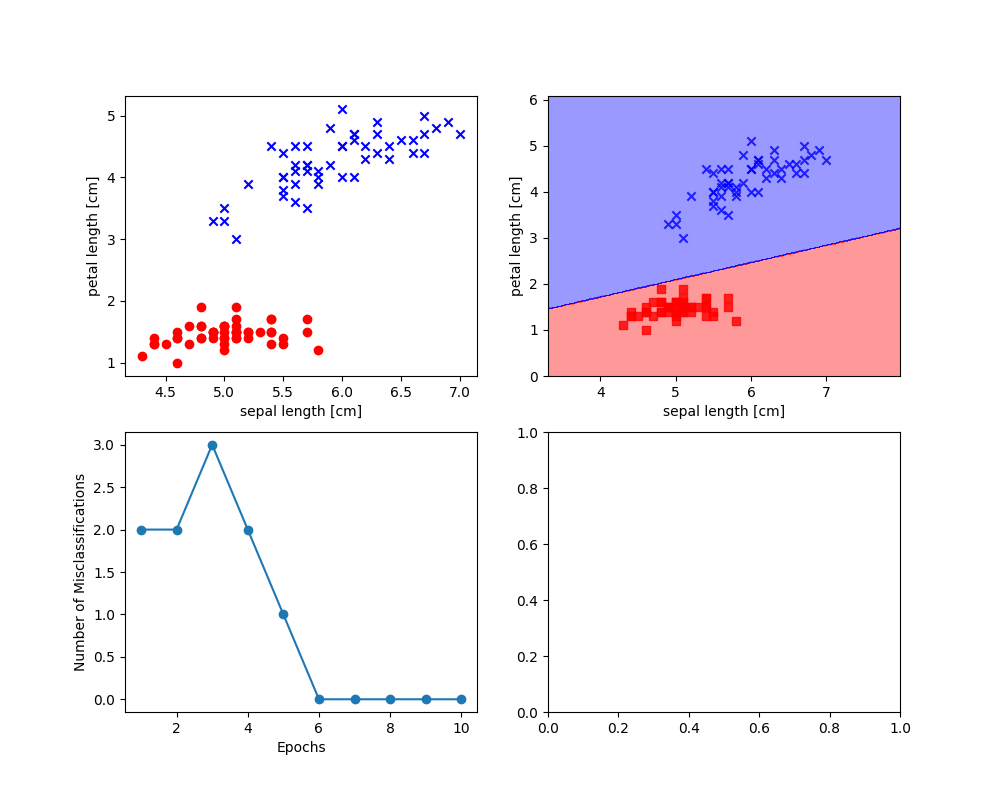

Here is the Python script that generated this plot:
import numpy as np
import pandas as pd
from matplotlib import pyplot as plt
from matplotlib.colors import ListedColormap


class Perceptron(object):

    def __init__(self, eta=0.10, n_iter=10):
        self.eta = eta
        self.n_iter = n_iter

    """
    X   arraylike   2d  row:sample  col:feature
    y   arraylike   1d  target

    【MEMO】
    慣例として初期化時に設定されるselfの変数(メンバ変数)以外は_を後ろにつける
    """

    def fit(self, X, y):
        self.w_ = np.zeros(X.shape[1] + 1)
        self.errors_ = []

        for _ in range(self.n_iter):
            error = 0  # 誤分類数
            for xi, target in zip(X, y):
                update = self.eta*(target - self.predict(xi))
                self.w_[1:] += update * xi
                self.w_[0] += update
                error += int(update != 0.0)
            self.errors_.append(error)
        return self

    def net(self, X):
        return np.dot(X, self.w_[1:]) + self.w_[0]

    """
    input   X   arraylike   1d  sample
    output  1 or -1
    """

    def predict(self, X):
        return np.where(self.net(X) >= 0.0, 1, -1)


def plot_decision_regions(X, y, classifier=Perceptron, area=plt, resolution=0.02):
    markers = ('s', 'x', 'o', '^', 'v')
    colors = ('red', 'blue', 'lightgreen', 'gray', 'cyan')
    cmap = ListedColormap(colors[:len(np.unique(y))])
    x1_min, x1_max = X[:, 0].min() - 1, X[:, 0].max()+1
    x2_min, x2_max = X[:, 1].min() - 1, X[:, 1].max()+1
    xx1, xx2 = np.meshgrid(np.arange(x1_min, x1_max, resolution),
                           np.arange(x2_min, x2_max, resolution))
    Z = classifier.predict(np.array([xx1.ravel(), xx2.ravel()]).T)
    Z = Z.reshape(xx1.shape)
    area.contourf(xx1, xx2, Z, alpha=0.4, cmap=cmap)
    area.set_xlim(xx1.min(), xx1.max())
    area.set_ylim(xx2.min(), xx2.max())
    for idx, cl in enumerate(np.unique(y)):
        area.scatter(x=X[y == cl, 0], y=X[y == cl, 1], alpha=0.8,
                     c=cmap(idx), marker=markers[idx], label=cl)


if __name__ == '__main__':
    df = pd.read_csv(
        'https://archive.ics.uci.edu/ml/machine-learning-databases/iris/iris.data', header=None)
    y = df.iloc[0:100, 4].values
    # Iris-setosa       -1
    # Iris-virginica    +1
    y = np.where(y == 'Iris-setosa', -1, 1)
    X = df.iloc[0:100, [0, 2]].values

    fig, axs = plt.subplots(nrows=2, ncols=2, figsize=(10, 8))

    # setosaのプロット
    axs[0, 0].scatter(X[:50, 0], X[:50, 1], c='red',
                      marker='o', label='setosa')
    axs[0, 0].scatter(X[50:100, 0], X[50:100, 1], c='blue',
                      marker='x', label='versicolor')
    axs[0, 0].set_xlabel('sepal length [cm]')  # 萼片
    axs[0, 0].set_ylabel('petal length [cm]')  # 花弁
    ppn = Perceptron(eta=0.1, n_iter=10)
    ppn.fit(X, y)
    axs[1, 0].plot(range(1, len(ppn.errors_)+1), ppn.errors_, marker='o')
    axs[1, 0].set_xlabel('Epochs')
    axs[1, 0].set_ylabel('Number of Misclassifications')
    plot_decision_regions(X, y, ppn, axs[0, 1])
    axs[0, 1].set_xlabel('sepal length [cm]')  # 萼片
    axs[0, 1].set_ylabel('petal length [cm]')  # 花弁
    plt.draw()
    plt.show()
